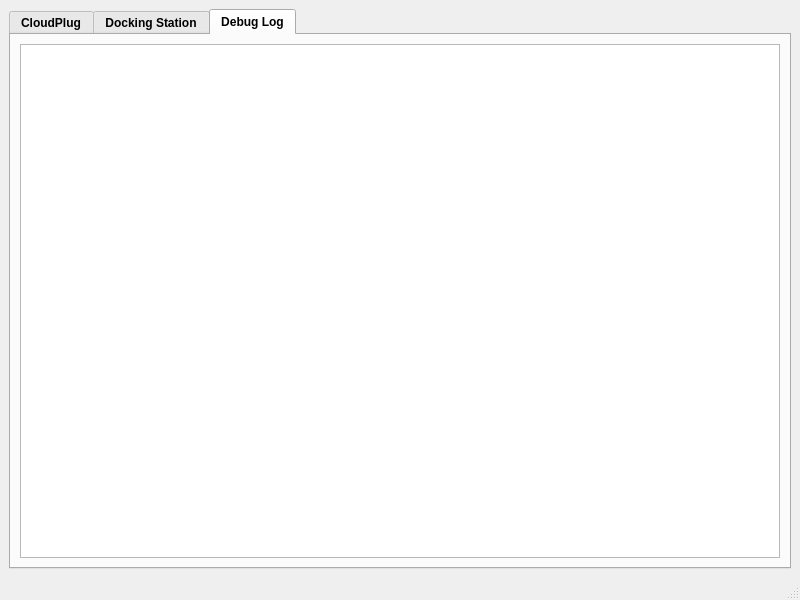
<?xml version="1.0" encoding="UTF-8"?>
<ui version="4.0">
 <class>MainWindow</class>
 <widget class="QMainWindow" name="MainWindow">
  <property name="geometry">
   <rect>
    <x>0</x>
    <y>0</y>
    <width>800</width>
    <height>600</height>
   </rect>
  </property>
  <property name="windowTitle">
   <string>MainWindow</string>
  </property>
  <widget class="QWidget" name="centralwidget">
   <layout class="QGridLayout" name="gridLayout">
    <item row="0" column="0">
     <widget class="QTabWidget" name="tabWidget">
      <property name="font">
       <font>
        <weight>75</weight>
        <bold>true</bold>
       </font>
      </property>
      <property name="currentIndex">
       <number>2</number>
      </property>
      <widget class="QWidget" name="tab">
       <attribute name="title">
        <string>CloudPlug</string>
       </attribute>
       <layout class="QGridLayout" name="gridLayout_2">
        <item row="2" column="0">
         <widget class="QTableWidget" name="tableWidget">
          <property name="font">
           <font>
            <weight>50</weight>
            <bold>false</bold>
           </font>
          </property>
          <property name="sizeAdjustPolicy">
           <enum>QAbstractScrollArea::AdjustToContents</enum>
          </property>
          <property name="editTriggers">
           <set>QAbstractItemView::NoEditTriggers</set>
          </property>
          <property name="selectionMode">
           <enum>QAbstractItemView::SingleSelection</enum>
          </property>
          <property name="selectionBehavior">
           <enum>QAbstractItemView::SelectRows</enum>
          </property>
          <property name="showGrid">
           <bool>true</bool>
          </property>
          <property name="gridStyle">
           <enum>Qt::SolidLine</enum>
          </property>
          <property name="sortingEnabled">
           <bool>true</bool>
          </property>
          <property name="columnCount">
           <number>4</number>
          </property>
          <column>
           <property name="text">
            <string>ID</string>
           </property>
           <property name="font">
            <font>
             <weight>75</weight>
             <bold>true</bold>
            </font>
           </property>
          </column>
          <column>
           <property name="text">
            <string>Vendor ID</string>
           </property>
           <property name="font">
            <font>
             <weight>75</weight>
             <bold>true</bold>
            </font>
           </property>
          </column>
          <column>
           <property name="text">
            <string>Vendor Part Number</string>
           </property>
           <property name="font">
            <font>
             <weight>75</weight>
             <bold>true</bold>
            </font>
           </property>
          </column>
          <column>
           <property name="text">
            <string>Transceiver Type</string>
           </property>
           <property name="font">
            <font>
             <weight>75</weight>
             <bold>true</bold>
            </font>
           </property>
          </column>
         </widget>
        </item>
        <item row="0" column="0">
         <layout class="QGridLayout" name="gridLayout_3">
          <item row="1" column="1">
           <widget class="QPushButton" name="reprogramButton">
            <property name="font">
             <font>
              <weight>50</weight>
              <bold>false</bold>
             </font>
            </property>
            <property name="text">
             <string>Update CloudPlug Personas</string>
            </property>
           </widget>
          </item>
          <item row="0" column="1">
           <widget class="QLabel" name="label_3">
            <property name="text">
             <string>User Controls</string>
            </property>
            <property name="alignment">
             <set>Qt::AlignCenter</set>
            </property>
           </widget>
          </item>
          <item row="1" column="0">
           <widget class="QListWidget" name="listWidget">
            <property name="font">
             <font>
              <weight>50</weight>
              <bold>false</bold>
             </font>
            </property>
            <property name="editTriggers">
             <set>QAbstractItemView::NoEditTriggers</set>
            </property>
            <property name="selectionMode">
             <enum>QAbstractItemView::MultiSelection</enum>
            </property>
            <property name="currentRow">
             <number>-1</number>
            </property>
           </widget>
          </item>
          <item row="0" column="0">
           <widget class="QLabel" name="label_2">
            <property name="text">
             <string>Available CloudPlugs</string>
            </property>
           </widget>
          </item>
         </layout>
        </item>
        <item row="1" column="0">
         <widget class="QLabel" name="label">
          <property name="font">
           <font>
            <pointsize>13</pointsize>
            <weight>75</weight>
            <bold>true</bold>
           </font>
          </property>
          <property name="text">
           <string>Available SFPs</string>
          </property>
          <property name="alignment">
           <set>Qt::AlignCenter</set>
          </property>
         </widget>
        </item>
       </layout>
      </widget>
      <widget class="QWidget" name="tab_2">
       <attribute name="title">
        <string>Docking Station</string>
       </attribute>
      </widget>
      <widget class="QWidget" name="logTab">
       <property name="enabled">
        <bool>true</bool>
       </property>
       <attribute name="title">
        <string>Debug Log</string>
       </attribute>
       <layout class="QGridLayout" name="gridLayout_6">
        <item row="0" column="0">
         <widget class="QPlainTextEdit" name="plainTextEdit">
          <property name="font">
           <font>
            <weight>50</weight>
            <bold>false</bold>
           </font>
          </property>
          <property name="readOnly">
           <bool>true</bool>
          </property>
         </widget>
        </item>
       </layout>
      </widget>
     </widget>
    </item>
   </layout>
  </widget>
  <widget class="QStatusBar" name="statusbar"/>
 </widget>
 <resources/>
 <connections/>
</ui>
